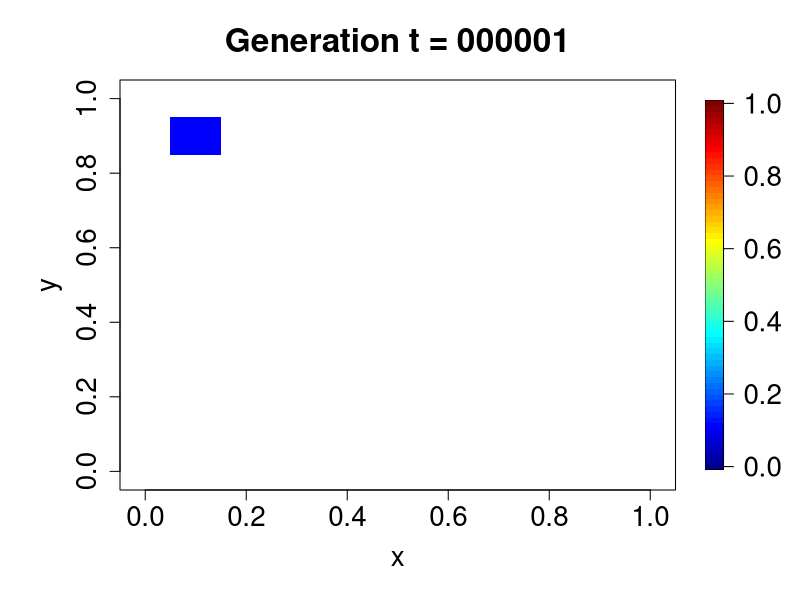
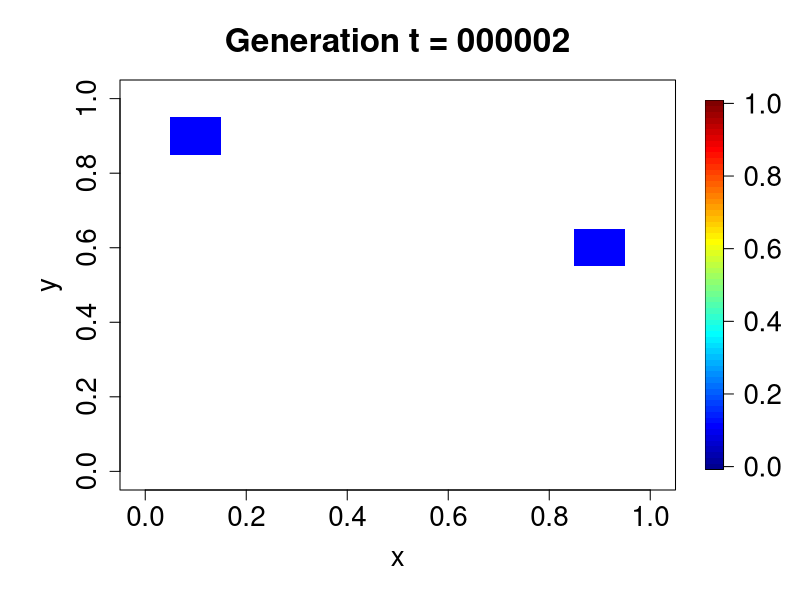
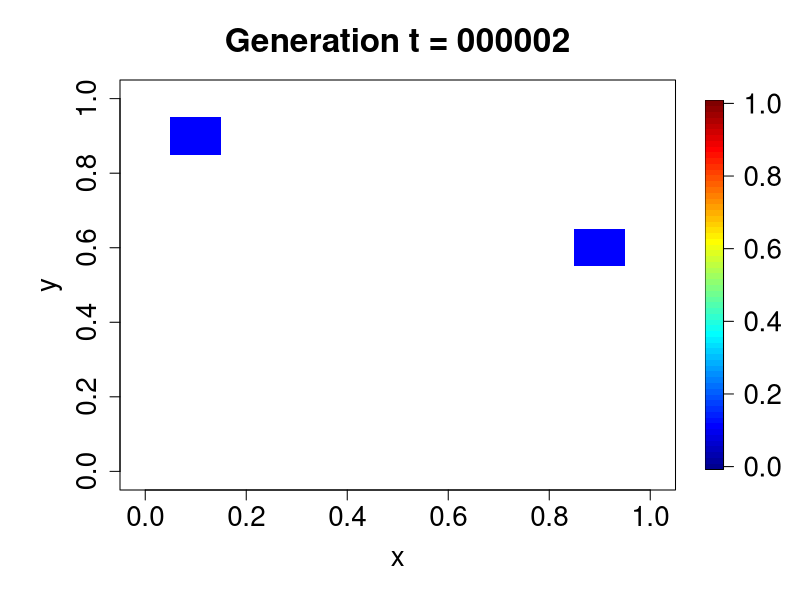
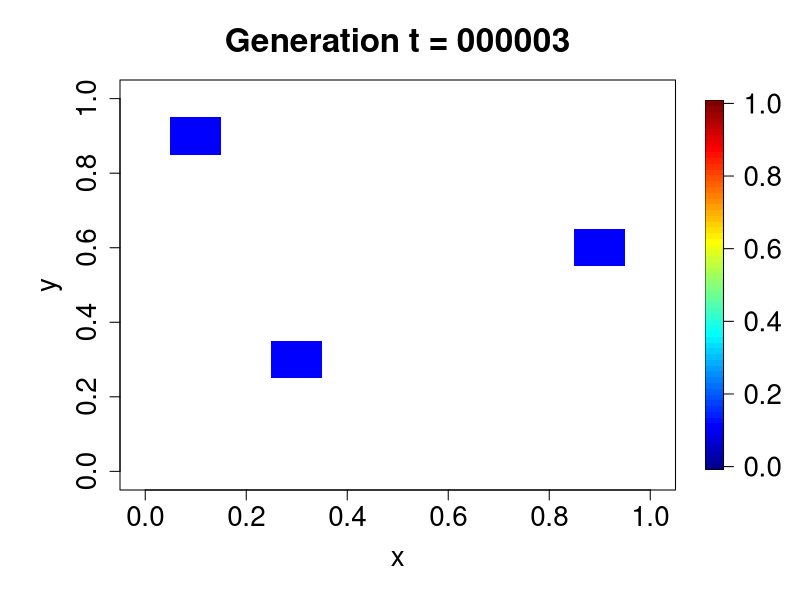
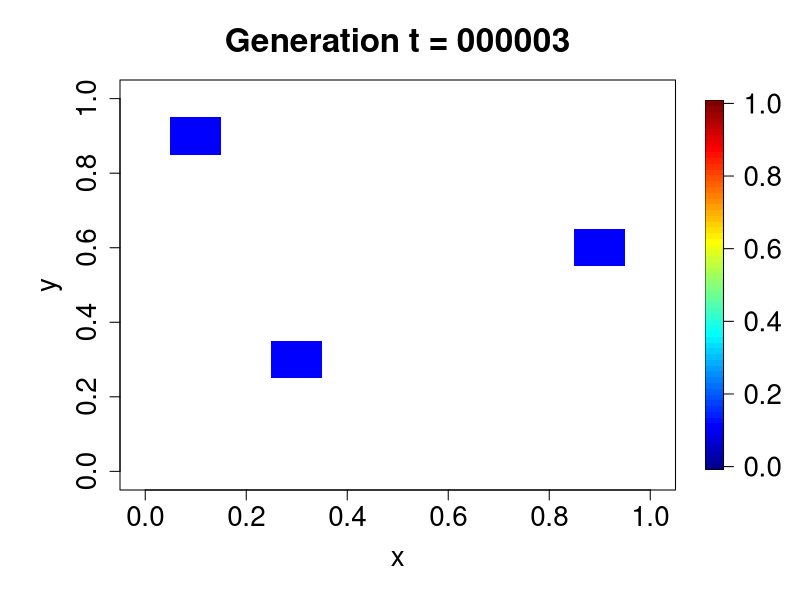
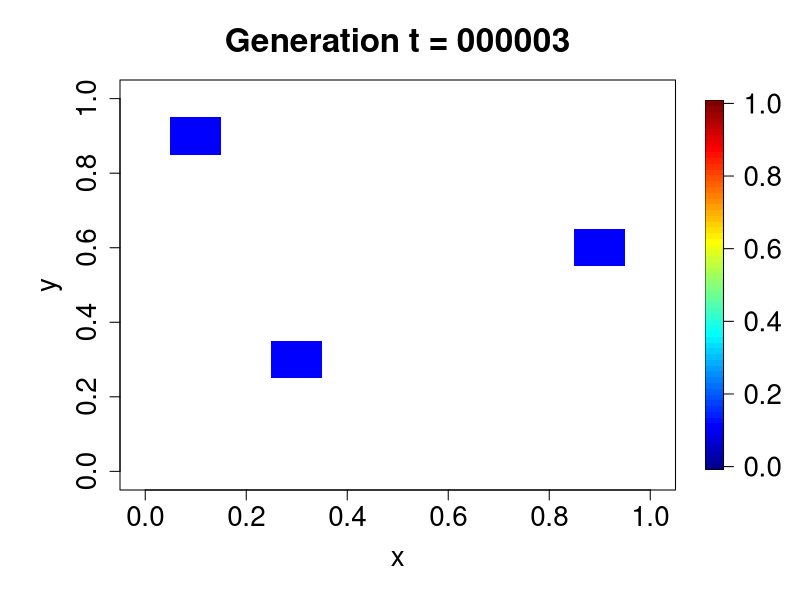
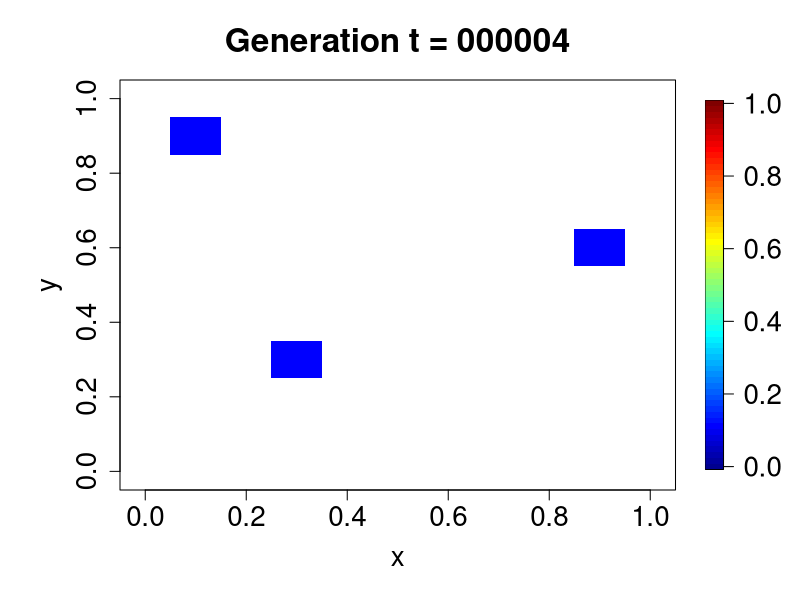
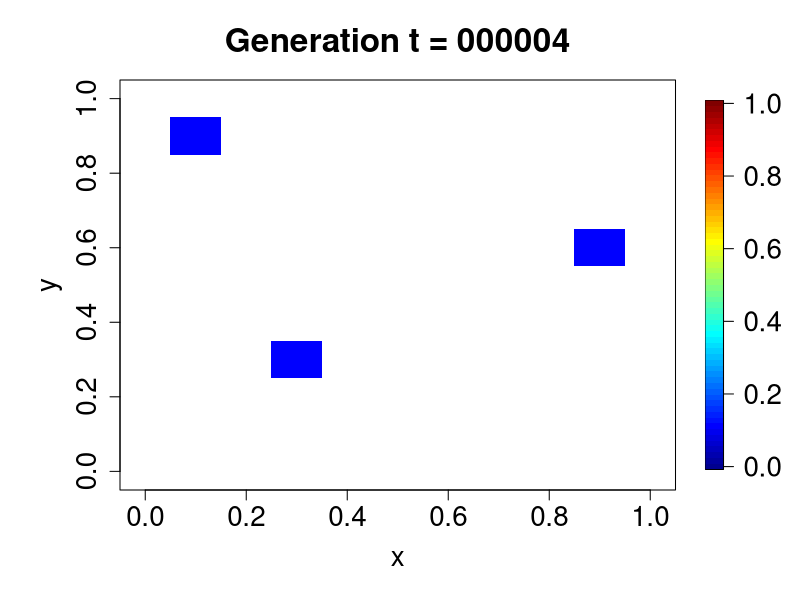

Here is the R script that generated these plots, in order: (Note: this script raises an error after producing the figures.)
#==========================================================================================
# this simulation is conducted for considering an initial transition of community assembly
# from view of network science 
#==========================================================================================

###--- parameters ---###
num <- 11
sumOfPatch <- num*num 
numOfRow <- 1:num
numOfLine <- 1:num

generation <- 100

patch <- matrix(0, num, num) 
graphics_patch <- matrix(NA, num, num) 
interaction <- matrix(0, generation, generation)

###--- working directory ---###
parePath = "~/originOfCommunityNetwork"

###--- load library ---###
library(maps)
library(fields)

###--- simulation ---###
for( t in 1:generation){
  
  # immigration 
  for( i in 1:sumOfPatch ){
    
    # number chosen ramdamly from uniform distribution from 1 to num
    nRow <- as.integer( runif(1, min = 1, max = (num+1)) ) 
    nLine <- as.integer( runif(1, min = 1, max = (num+1)) ) 
      
    if( patch[nRow,nLine] <= 0 ){
      patch[nRow,nLine] <- t
      break
    }
  }
  
  # searching filled patches  
  filledPatch <- which(patch > 0, arr.ind=TRUE)
  #print( filledPatch )
  numOffilledPatch <- nrow(filledPatch)
  
  for( k in 1:numOffilledPatch ){
    
    sp <- patch[filledPatch[k,1], filledPatch[k,2]] 
    sumInter <- 0
    
    # creating an intraspecific interaction
    if( interaction[sp, sp] <= 0 ){
      interaction[sp, sp] <- 1
    }
    
    # creating species interactions 
    for( i in 1:3 ){
      
      rowInter <- filledPatch[k,1]-2+i
      if( rowInter > 0 &&  rowInter <= num ){
        
        for( j in 1:3 ){
          
          lineInter <- filledPatch[k,2]-2+j
          if( lineInter > 0 &&  lineInter <= num ){
            
            anotherSp <- patch[rowInter, lineInter]
            if( anotherSp > 0 ){
              interaction[sp, anotherSp] <- 0.5
              interaction[anotherSp, sp] <- 0.5
              
              sumInter <- sumInter + 1
            }
          }
        }
      }
      
      graphics_patch[filledPatch[k,1], filledPatch[k,2]] <- sumInter/9
    } 
    
    # graphics 
    png( paste( paste( parePath, paste("patch", formatC(t,width=6,flag="0"), sep="_"), sep="/result_patch/" ), "png", sep="."), 
         width=6, height=5, units = "in", res=300 
        )
    par(mar=c(5.5, 6.0, 4, 2)) # margin
    
    # originalParetto <- 
    #image.plot( graphics_patch, col= originalParetto(9) )
    
    par(ps=20)
    
    xAxis<-10
    yAxis<-10 # yMax
    colnames <- paste0("",c(seq(1, num, by=((num-1)/xAxis) )) )
    rownames <- paste0("",c(seq(1, num, by=((num-1)/yAxis) )) )
    
    image.plot( graphics_patch, zlim=c(0,1), # xaxt="n", yaxt="n", 
                xlab="x", ylab="y", main=paste("Generation t =", formatC(t,width=6,flag="0") ) 
              )
    dev.off()
    
  }
}
print( "simulation completed!" )
